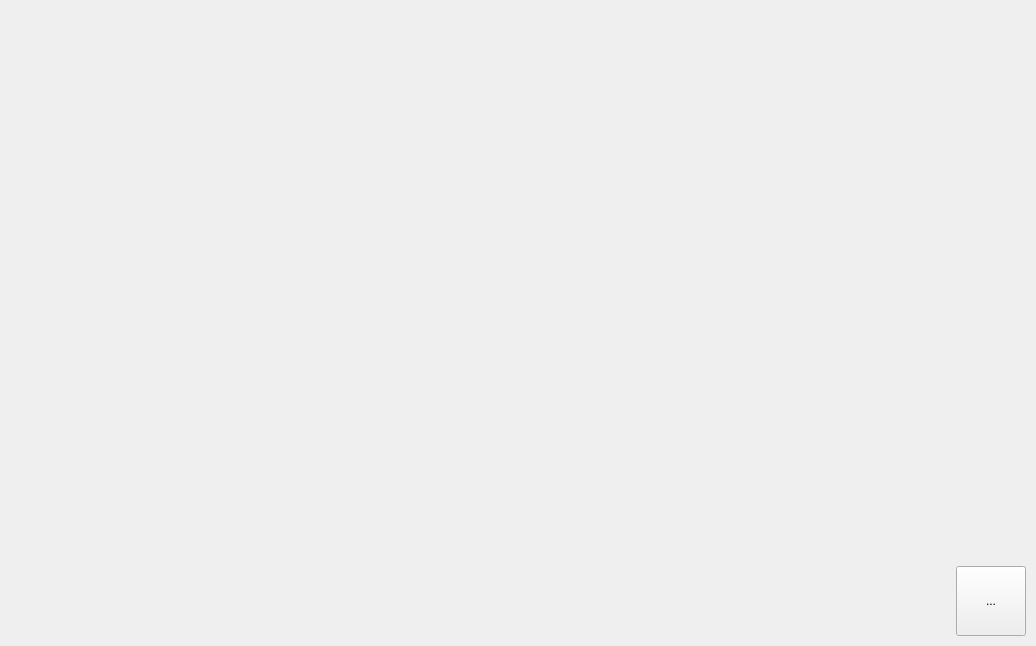
<?xml version="1.0" encoding="UTF-8"?>
<ui version="4.0">
 <class>MainWindow</class>
 <widget class="QMainWindow" name="MainWindow">
  <property name="geometry">
   <rect>
    <x>0</x>
    <y>0</y>
    <width>1036</width>
    <height>646</height>
   </rect>
  </property>
  <property name="windowTitle">
   <string>MainWindow</string>
  </property>
  <widget class="QWidget" name="centralWidget">
   <layout class="QVBoxLayout" name="verticalLayout">
    <property name="spacing">
     <number>10</number>
    </property>
    <property name="leftMargin">
     <number>10</number>
    </property>
    <property name="topMargin">
     <number>10</number>
    </property>
    <property name="rightMargin">
     <number>10</number>
    </property>
    <property name="bottomMargin">
     <number>10</number>
    </property>
    <item>
     <widget class="PlayerInfoWidget" name="playerInfoWidget" native="true">
      <property name="sizePolicy">
       <sizepolicy hsizetype="Expanding" vsizetype="Fixed">
        <horstretch>0</horstretch>
        <verstretch>70</verstretch>
       </sizepolicy>
      </property>
      <property name="maximumSize">
       <size>
        <width>16777215</width>
        <height>70</height>
       </size>
      </property>
     </widget>
    </item>
    <item>
     <widget class="OBD2Widget" name="obd2Widget" native="true">
      <property name="sizePolicy">
       <sizepolicy hsizetype="Expanding" vsizetype="Expanding">
        <horstretch>0</horstretch>
        <verstretch>0</verstretch>
       </sizepolicy>
      </property>
     </widget>
    </item>
    <item>
     <layout class="QHBoxLayout" name="horizontalLayout">
      <property name="spacing">
       <number>10</number>
      </property>
      <item>
       <widget class="VolumeControlWidget" name="volumeControlWidget" native="true">
        <property name="sizePolicy">
         <sizepolicy hsizetype="Expanding" vsizetype="Fixed">
          <horstretch>0</horstretch>
          <verstretch>70</verstretch>
         </sizepolicy>
        </property>
        <property name="minimumSize">
         <size>
          <width>50</width>
          <height>70</height>
         </size>
        </property>
        <property name="maximumSize">
         <size>
          <width>99999</width>
          <height>70</height>
         </size>
        </property>
       </widget>
      </item>
      <item>
       <widget class="QToolButton" name="homeButton">
        <property name="minimumSize">
         <size>
          <width>70</width>
          <height>70</height>
         </size>
        </property>
        <property name="text">
         <string>...</string>
        </property>
       </widget>
      </item>
     </layout>
    </item>
   </layout>
  </widget>
 </widget>
 <layoutdefault spacing="6" margin="11"/>
 <customwidgets>
  <customwidget>
   <class>OBD2Widget</class>
   <extends>QWidget</extends>
   <header>obd2widget.h</header>
   <container>1</container>
  </customwidget>
  <customwidget>
   <class>PlayerInfoWidget</class>
   <extends>QWidget</extends>
   <header>playerinfowidget.h</header>
   <container>1</container>
  </customwidget>
  <customwidget>
   <class>VolumeControlWidget</class>
   <extends>QWidget</extends>
   <header>volumecontrolwidget.h</header>
   <container>1</container>
  </customwidget>
 </customwidgets>
 <resources/>
 <connections/>
</ui>
